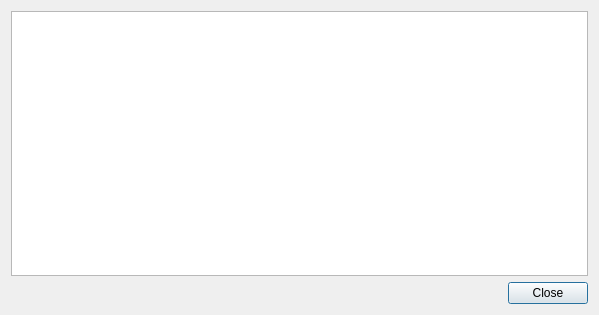
<?xml version="1.0" encoding="UTF-8"?>
<ui version="4.0">
 <class>LogviewDialog</class>
 <widget class="QDialog" name="LogviewDialog">
  <property name="geometry">
   <rect>
    <x>0</x>
    <y>0</y>
    <width>599</width>
    <height>315</height>
   </rect>
  </property>
  <property name="windowTitle">
   <string>View log</string>
  </property>
  <layout class="QVBoxLayout" name="verticalLayout">
   <item>
    <widget class="QTextEdit" name="textEdit">
     <property name="readOnly">
      <bool>true</bool>
     </property>
    </widget>
   </item>
   <item>
    <layout class="QHBoxLayout" name="horizontalLayout">
     <item>
      <spacer name="horizontalSpacer">
       <property name="orientation">
        <enum>Qt::Horizontal</enum>
       </property>
       <property name="sizeHint" stdset="0">
        <size>
         <width>40</width>
         <height>20</height>
        </size>
       </property>
      </spacer>
     </item>
     <item>
      <widget class="QPushButton" name="closeButton">
       <property name="text">
        <string>Close</string>
       </property>
      </widget>
     </item>
    </layout>
   </item>
  </layout>
 </widget>
 <resources/>
 <connections>
  <connection>
   <sender>closeButton</sender>
   <signal>clicked()</signal>
   <receiver>LogviewDialog</receiver>
   <slot>accept()</slot>
   <hints>
    <hint type="sourcelabel">
     <x>620</x>
     <y>311</y>
    </hint>
    <hint type="destinationlabel">
     <x>333</x>
     <y>166</y>
    </hint>
   </hints>
  </connection>
 </connections>
</ui>
